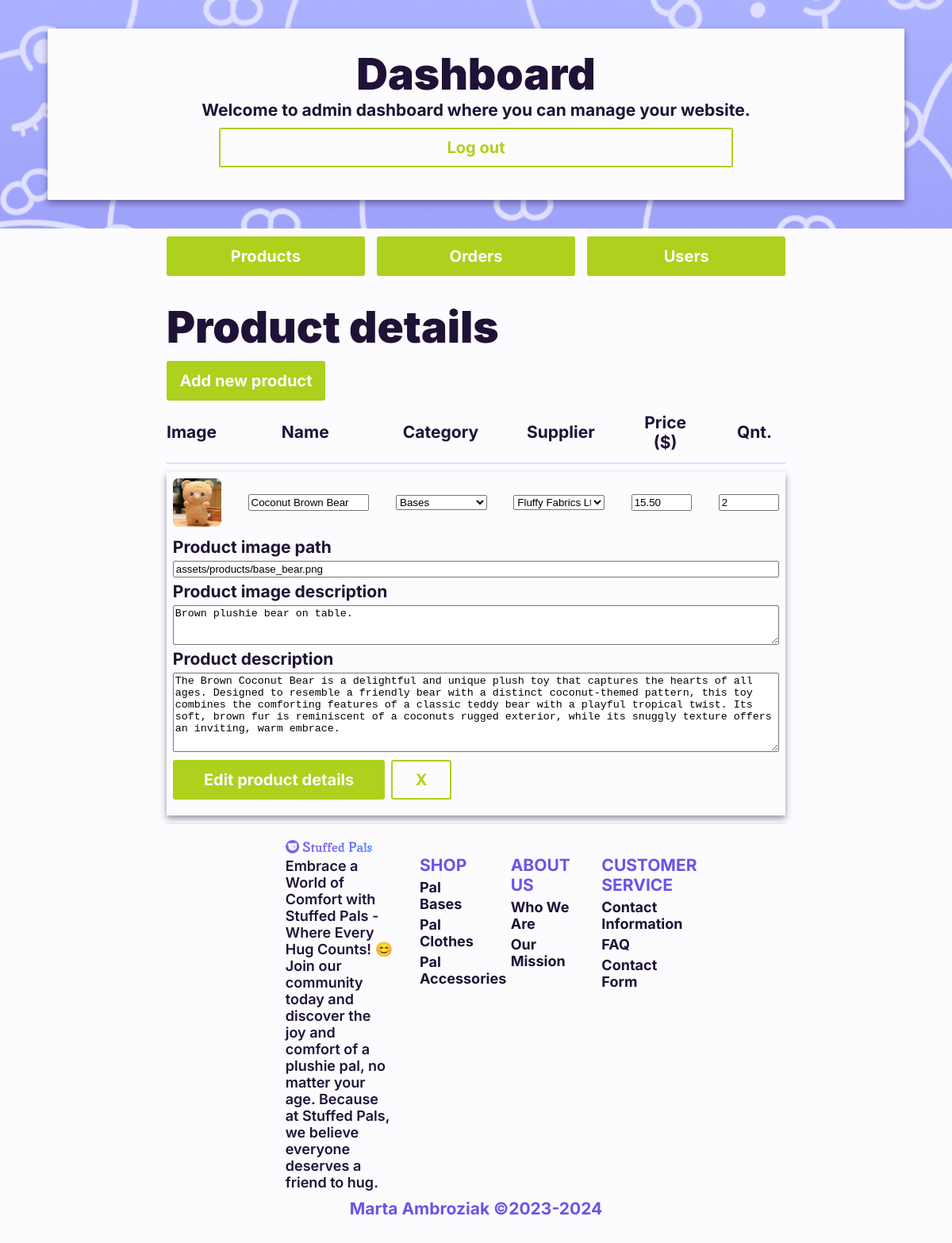
The page /admin_pages/admin_dashboard.php (signed in) on the database its author committed.
### tables this page shows
CREATE TABLE IF NOT EXISTS `product` (
  `id` int(11) NOT NULL AUTO_INCREMENT,
  `category_id` int(11) DEFAULT NULL COMMENT 'Foreign key from Category',
  `supplier_id` int(11) DEFAULT NULL COMMENT 'Foreign key from Supplier',
  `product_name` varchar(100) DEFAULT NULL,
  `product_description_long` text DEFAULT NULL,
  `product_price` decimal(5,2) NOT NULL DEFAULT 0.00,
  `date_added` timestamp NOT NULL DEFAULT current_timestamp(),
  PRIMARY KEY (`id`),
  KEY `category_id` (`category_id`),
  KEY `supplier_id` (`supplier_id`)
);

CREATE TABLE IF NOT EXISTS `product_image` (
  `id` int(11) NOT NULL AUTO_INCREMENT,
  `product_id` int(11) NOT NULL,
  `product_image_path` varchar(200) DEFAULT NULL COMMENT 'Path to image',
  `image_description` text DEFAULT NULL COMMENT 'Description used to alt attribute',
  PRIMARY KEY (`id`),
  KEY `product_id` (`product_id`)
);

CREATE TABLE IF NOT EXISTS `inventory` (
  `product_id` int(11) NOT NULL COMMENT 'Foreign key from Product',
  `product_quantity` int(11) NOT NULL DEFAULT 0,
  PRIMARY KEY (`product_id`)
);

### admin_pages/admin_products/admin_products_loader.php (the view, shortened to what this page needs)
<?php
$servername = "localhost";
$username = "root";
$password = "";
$dbname = "stuffedpals_database";
$conn = new mysqli($servername, $username, $password, $dbname);
echo "<div id='admin-product-section'>";
    echo "<div class='section-header'>";
        echo "<h1>Product details</h1>";
        echo "<button class='hyperlink_button' title='/admin_pages/admin_products/admin_products_add.php' onclick='window.location.href=`../../admin_pages/admin_products/admin_products_add.php`'>Add new product</button>";
        echo "<div class='section-information section-rows'>";
            echo "<h3 class='product-image'>Image</h3>";
            echo "<h3 class='product-name'>Name</h3>";
            echo "<h3 class='product-category'>Category</h3>";
            echo "<h3 class='product-supplier'>Supplier</h3>";
            echo "<h3 class='product-price'>Price ($)</h3>";
            echo "<h3 class='product-quantity'>Qnt.</h3>";
        echo "</div>";
    echo "</div>";
    echo "<hr class='outer'>";
    echo "<div class='section-content'>";
    $productQuery = "SELECT * FROM product";
    $productResult = $conn->query($productQuery);
    if ($productResult->num_rows > 0) {
        $categoryQuery = "SELECT * FROM Category";
        $categoryResult = $conn->query($categoryQuery);
        $supplierQuery = "SELECT * FROM Supplier";
        $supplierResult = $conn->query($supplierQuery);
        while($product = $productResult->fetch_assoc()) {
            $stmt = $conn->prepare("SELECT product_image_path, image_description FROM Product_Image WHERE product_id = ?");
            $stmt->bind_param("i", $product['id']);
            $stmt->execute();
            $imageResult = $stmt->get_result();
            $image = $imageResult->fetch_assoc();
            $inventory = ($conn->query("SELECT product_quantity FROM inventory WHERE product_id = " . $product['id']))->fetch_assoc();
            echo "<form id='admin-product-form' action='../../admin_pages/admin_products/admin_products_edit_sender.php' class='section-element section-columns white-background default-box-shadow' method='post'>";
                echo "<div class='section-information section-rows'>";
                    echo "<img class='product-image' src='../../" . htmlspecialchars($image['product_image_path']) . "' alt='" . htmlspecialchars($image['image_description']) . "' title='" . htmlspecialchars($image['image_description']) . "'></img>";
                    echo "<input type='text' class='product-name' name='product_name' maxlength='100' required placeholder='" . htmlspecialchars($product['product_name']) . "' value='" . htmlspecialchars($product['product_name']) . "'>";
                    echo "<select class='product-category' name='product_category' required>";
                        while($category = $categoryResult->fetch_assoc()) {
                            echo "<option value='" . htmlspecialchars($category['id']) . "'>" . htmlspecialchars($category['category_name']) . "</option>";
                        }
                    echo "</select>";
                    echo "<select class='product-supplier' name='product_supplier' required>";
                        while($supplier = $supplierResult->fetch_assoc()) {
                            echo "<option value='" . htmlspecialchars($supplier['id']) . "'>" . htmlspecialchars($supplier['supplier_name']) . "</option>";
                        }
                    echo "</select>";
                    echo "<input type='number' class='product-price' name='product_price' min='0' step='0.01' required placeholder='" . htmlspecialchars($product['product_price']) . "' value='" . htmlspecialchars($product['product_price']) . "'>";
                    echo "<input type='number' class='product-quantity' name='product_quantity' min='0' step='1' required placeholder='" . htmlspecialchars($inventory['product_quantity']) . "' value='" . htmlspecialchars($inventory['product_quantity']) . "'>";
                echo "</div>";
                echo "<label for='product_image_path' class='product-image-path'>";
                    echo "<h3>Product image path</h3>";
                    echo "<input type='text' class='product-image-path' name='product_image_path' maxlength='200' required placeholder='" . htmlspecialchars($image['product_image_path']) . "' value='" . htmlspecialchars($image['product_image_path']) . "'>";
                    echo "<h3>Product image description</h3>";
                    echo "<textarea name='product_image_description' required placeholder='" . htmlspecialchars($image['image_description']) . "'>" . htmlspecialchars($image['image_description']) . "</textarea>";
                echo "</label>";
                echo "<label for='product-description' class='product-description'>";
                    echo "<h3>Product description</h3>";
                    echo "<textarea name='product_description' required placeholder='" . htmlspecialchars($product['product_description_long']) . "'>" . htmlspecialchars($product['product_description_long']) . "</textarea>";
                echo "</label>";
                echo "<div class='section-buttons section-rows'>";
                    echo "<button class='edit-button hyperlink_button' type='submit' title='Edit product details'>Edit product details</button>";
                    echo "<button type='button' class='remove-button hyperlink_button_reverse' title='Remove product' product-id='". htmlspecialchars($product['id']) ."'>X</button>";
                echo "</div>";
            echo "</form>";
        }
    } else {
        echo"<h4 class='empty'>No products</h4>";
    }
?>

### styles.css (style rules this page uses)
.white-background { background-color: var(--white-background-color); }
.default-box-shadow, .hover-box-shadow { box-shadow: 0px 4px 8px var(--shadow-color); }
body { padding: 0px; margin: 0px; background-color: var(--tertiary-color); color: var(--default-color); font-family: 'Inter', sans-serif; font-weight: 500; font-size: 17px; }
.section-rows, .section-columns { display: flex; justify-content: center; align-items: center; margin: auto; }
.section-rows { flex-direction: row; }
.section-columns { flex-direction: column; }
img { display: block; object-fit: cover; border-radius: 7px; }
hr { height: 1px; border: none; background-color: var(--tertiary-color); }
hr.outer { height: 2px; }
h1, h2, h3, h4, span, p { margin-top: 5px; margin-bottom: 5px; color: var(--default-color); }
h1 { font-weight: 900; font-size: 55px; }
h3 { font-weight: 700; font-size: 21px; }
a, button { text-align: center; }
.hyperlink_button, .hyperlink_button:visited, .hyperlink_button_inactive, .hyperlink_button_inactive:visited { display: flex; justify-content: center; align-items: center; width: 200px; height: 50px; margin-top: 10px; margin-bottom: 10px; border: none; border-radius: 3px; font-family: 'Inter', sans-serif; font-weight: 700; font-size: 20px; text-decoration: none; }
.hyperlink_button, .hyperlink_button:visited { color: var(--white-background-color); transition: background-color 0.3s ease; cursor: pointer; }
.hyperlink_button, .hyperlink_button:visited { background-color: var(--action-color-default); }
.hyperlink_button_reverse, .hyperlink_button_reverse:visited, .hyperlink_button_reverse_inactive, .hyperlink_button_reverse_inactive:visited { display: flex; justify-content: center; align-items: center; width: 200px; height: 50px; margin-top: 10px; margin-bottom: 10px; border-radius: 3px; box-sizing: border-box; background-color:rgba(0, 0, 0, 0); font-family: 'Inter', sans-serif; font-weight: 700; font-size: 20px; text-decoration: none; }
.hyperlink_button_reverse, .hyperlink_button_reverse:visited { border: 2px solid var(--action-color-default); color: var(--action-color-default); transition: border 0.3s ease, color 0.3s ease; cursor: pointer; }
#admin-dashboard-page main .section-rows { width: 65%; justify-content: space-between; }
#admin-dashboard-page main .section-rows .hyperlink_button { width: 32%; }
#admin-product-section { width: 100%; padding-top: 2%; padding-bottom: 2%; margin: auto; }
#admin-product-section .section-element { width: 98%; padding: 0px 1% 0px 1%; margin-top: 10px; margin-bottom: 10px; }
#admin-product-section .section-information { justify-content: space-between; width: 100% !important; margin: 0px; text-align: center; }
#admin-product-section .section-content .section-information { padding-top: 1%; padding-bottom: 1%; }
#admin-product-section .product-image { width: 8%; text-align: center; }
#admin-product-section .product-name { width: 20%; }
#admin-product-section .product-category, #admin-product-section .product-supplier { width: 15%; }
#admin-product-section .product-price, #admin-product-section .product-quantity { width: 10%; }
#admin-product-section .section-description, #admin-product-section .section-element .product-description, #admin-product-section .section-element .product-image-path, #admin-product-section .section-element .product-image-path textarea, #admin-product-section .section-element .product-description textarea { width: 100%; }
#admin-product-section .section-buttons { justify-content: flex-start !important; width: 100% !important; gap: 1%; margin: 0px; }
#admin-product-section .section-buttons .hyperlink_button { width: 35% !important; }
#admin-product-section .section-buttons .hyperlink_button_reverse { width: 10%; aspect-ratio: 1/1; }
#admin-product-section .section-element .product-image-path textarea, #admin-product-section .section-element .product-description textarea { height: 100px; resize: vertical; overflow-x: hidden; overflow-y: auto; white-space: pre-wrap; word-wrap: break-word; }
#admin-product-section .section-element .product-image-path textarea { height: 50px; }

### rows shown on the page
product: product_image.product_image_path (picture), product_name "Coconut Brown Bear", product_price "15.50", product_quantity "2", product_image_path "assets/products/base_bear.png", product_image_description "Brown plushie bear on table.", product_description "The Brown Coconut Bear is a delightful and unique plush toy that captures the hearts of all ages. Designed to resemble a friendly bear with a distinct coconut-themed pattern, this toy combines the comforting features of a classic teddy bear with a playful tropical twist. Its soft, brown fur is reminiscent of a coconuts rugged exterior, while its snuggly texture offers an inviting, warm embrace."

### other values the page prints
form field product_category "Bases"
form field product_supplier "Fluffy Fabrics Ltd."
